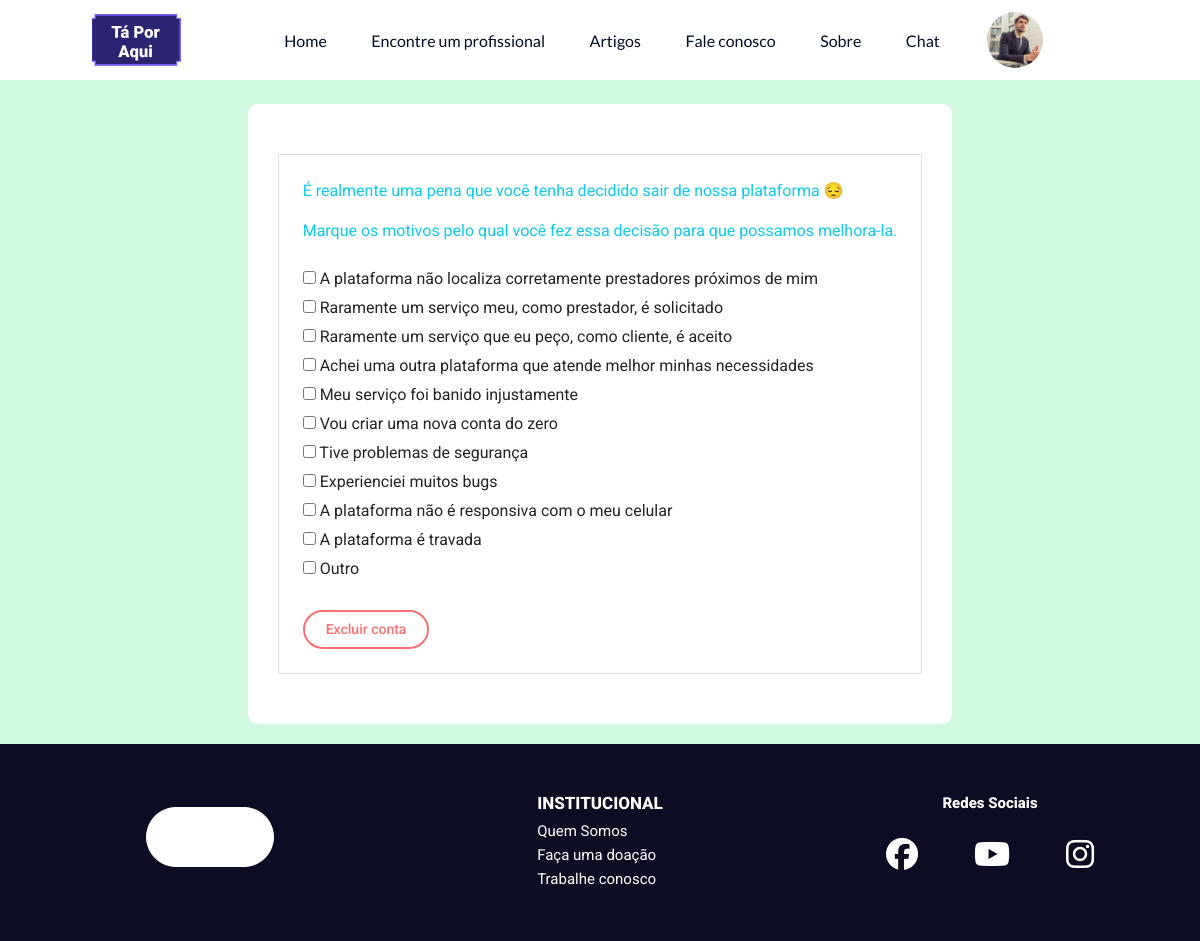
Screenshot of /public/SuspenderUsuario/suspenderUsuario.php (signed in) with the database file from the repository.
### tables this page shows
CREATE TABLE `deletar_conta_motivos` (
  `id_del_motivo` int(11) NOT NULL,
  `del_motivo` varchar(75) NOT NULL
);

### public/SuspenderUsuario/suspenderUsuario.php (the view, shortened to what this page needs)
<?php
$con = new DbConnection();
$con = $con->connect();
$query = "SELECT * FROM deletar_conta_motivos ORDER BY id_del_motivo DESC";
$stmt = $con->query($query);
$motivos = $stmt->fetchAll(PDO::FETCH_OBJ);
?>
<!DOCTYPE html>
<html lang="pt-br">
<head>
    <link href="https://cdn.jsdelivr.net/npm/bootstrap@5.1.1/dist/css/bootstrap.min.css" rel="stylesheet">
    <link rel="stylesheet" href="../../assets/global/globalStyles.css">
    <link rel="stylesheet" href="suspenderUsuario.css">
</head>
<body>
<nav id="myMainTopNavbar" class="navbar navbar-expand-md">
    <div class="container-fluid">
        <a href="../Home/home.php" id="myMainTopNavbarBrand" class="navbar-brand">
            <img src="../../assets/images/dumb-brand.png" alt="Tá por aqui" class="my-brand-img">
        </a>
        <div id="myMainTopNavbarNav" class="collapse navbar-collapse">
            <ul class="navbar-nav">
                <li class="nav-item">
                    <a href="../Home/home.php" class="nav-link">Home</a>
                </li>
                <li class="nav-item">
                    <a href="../EncontrarProfissional/Listagem/listagem.php" class="nav-link">Encontre um profissional</a>
                </li>
                <li class="nav-item">
                    <a href="../Artigos/artigos.php" class="nav-link">Artigos</a>
                </li>
                <li class="nav-item">
                    <a href="../Contato/contato.php" class="nav-link">Fale conosco</a>
                </li>
                <li class="nav-item">
                    <a href="../SobreNos/sobreNos.php" class="nav-link">Sobre</a>
                </li>
                <li class="nav-item">
                    <a href="../Chat/chat.php" class="nav-link">Chat</a>
                </li>
            </ul>
            <?php if (isset($_SESSION['idUsuario']) && isset($_SESSION['email']) && isset($_SESSION['senha']) && isset($_SESSION['classificacao'])) { ?>
                <div class="dropdown">
                    <img src="../../assets/images/users/<?= $_SESSION['imagemPerfil'] ?>" alt="imagem de perfil" id="profileMenu" class="img-fluid" data-bs-toggle="dropdown" aria-expanded="false">
                </div>
            <?php } ?>
        </div>
    </div>
</nav>
<div id="page">
    <section id="masterDiv">
        <div>
            <div id="content">
                <div id="changePass" class="border p-4">
                    <div class="text-info mb-4">
                        <p>É realmente uma pena que você tenha decidido sair de nossa plataforma &#128532;</p>
                        <p>Marque os motivos pelo qual você fez essa decisão para que possamos melhora-la.</p>
                    </div>
                    <form id="changePassForm" action="../../logic/suspender_usuario.php" method="POST">
                        <?php foreach ($motivos as $motivo) {?>
                            <div><label for="<?=$motivo->id_del_motivo?>"><input type="checkbox" name="<?=$motivo->id_del_motivo?>" id="<?=$motivo->id_del_motivo?>"> <?=$motivo->del_motivo?></label></div>
                        <?php } ?>
                        <br>
                        <button type="submit" class="mybtn mybtn-outline-danger">Excluir conta</button>
                    </form>
                </div>
            </div>
        </div>
    </section>
</div>
<footer id="myMainFooter">
    <div id="myMainFooterContainer" class="container-fluid">
        <div class="my-main-footer-logo">
            <img src="../../assets/images/dumb-footer.png" alt="Tá por Aqui" class="my-footer-img">
        </div>
        <div class="my-main-footer-institutional">
            <p>INSTITUCIONAL</p>
            <a href="sobreNos.php">Quem Somos</a> <br>
            <a href="#">Faça uma doação</a> <br>
            <a href="#">Trabalhe conosco</a> <br>
        </div>
        <div class="my-main-footer-socialMedia">
            <p>Redes Sociais</p>
            <div class="my-footer-social-medias-div">
                <a href="#"><i class="fab fa-facebook"></i></a>
                <a href="#"><i class="fab fa-youtube"></i></a>
                <a href="#"><i class="fab fa-instagram"></i></a>
            </div>
        </div>
    </div>
</footer>
</body>
</html>

### assets/global/globalStyles.css (style rules this page uses)
:root { --my-color-white: #FFF; --my-color-one: #F5FF6C; --my-color-two: #0C0C23; --my-color-three: #45E586; --my-color-four: #CDCDCD; --my-color-five: #888F98; --my-color-six: #3333CC; }
* { box-sizing: border-box !important; margin: 0; padding: 0; }
#myMainTopNavbar { height: 80px !important; background-color: #FFF; padding: 0 16px; z-index: 1000; }
#myMainTopNavbarNav { justify-content: center; z-index: 1000; background-color: white; }
#myMainTopNavbarNav > .navbar-nav { padding-bottom: 25px; padding-top: 8px; }
#myMainTopNavbarNav > ul { max-width: 700px; width: 100%; justify-content: space-between; }
#myMainTopNavbarNav .nav-item { margin-left: 25px; }
#myMainTopNavbarNav .nav-link { color: #000C26; font: 400 16px 'Lato', sans-serif; }
#profileMenu { width: 56px; height: 56px; object-fit: cover; border-radius: 50%; margin-left: 25px; }
#myMainFooter { background-color: var(--my-color-two); padding: 21px 31px; font-family: 'Roboto', sans-serif; color: #FFF; }
#myMainFooterContainer { display: grid !important; grid-template: 1fr/1fr; grid-template-areas: 'logo' 'institutional' 'socialMedia' ; column-gap: clamp(0px, 10vw, 70px); padding: 0; margin: 0; }
.my-main-footer-logo { grid-area: logo; display: flex; height: fit-content; justify-content: center; align-self: center; margin-bottom: 11px; }
#myMainFooter .my-footer-img { width: 90px; height: 42px; }
.my-main-footer-institutional { grid-area: institutional; justify-self: center; padding-bottom: 10px; margin-bottom: 10px; border-bottom: 1px solid #FFF; }
#myMainFooter .my-main-footer-institutional > p { margin-bottom: 7px; font-weight: 800; font-size: 15px; line-height: 18px; }
#myMainFooter .my-main-footer-institutional a , #myMainFooter .my-main-footer-institutional a:hover { font-style: unset; color: inherit; font-weight: 400; font-size: 14px; line-height: 150%; }
#myMainFooter .my-main-footer-socialMedia > p { font-weight: 800; font-size: 15px; line-height: 18px; margin-bottom: 7px; align-self: center; text-align: center; }
.my-main-footer-socialMedia { grid-area: socialMedia; white-space: nowrap; justify-self: center; align-content: space-between; display: flex; flex-direction: column; }
.my-footer-social-medias-div { display: flex; justify-content: space-between; }
#myMainFooter .my-main-footer-socialMedia i { font-size: 16.46px; color: #FFF; }
.mybtn { box-sizing: border-box; display: inline-block; font-family: 'Roboto', sans-serif; font-size: 14px; font-weight: 500; color: unset; text-align: center; vertical-align: middle; background: transparent; border: 1px solid unset; width: auto; padding: 7px 1.5em; border-radius: 30px; }
.mybtn-outline-danger { color: #FF6F6F; background: transparent; border-radius: 34px; border: 2px solid #FF6F6F; }
a { text-decoration: none; }
@media (min-width: 285px) { #myMainFooterContainer { grid-template-columns: 1fr 1fr; grid-template-rows: 1fr 1fr; justify-content: center; grid-template-areas: 'logo institutional' 'socialMedia institutional' ; } }
@media (min-width: 285px) { #myMainFooter .my-main-footer-institutional > p { margin-bottom: 7px; } }
@media (min-width: 285px) { .my-main-footer-institutional { margin: 0; padding-bottom: 0; border: none; } }
@media (min-width: 768px) { #myMainTopNavbar { padding: 0 50px; } }
@media (min-width: 768px) { #myMainTopNavbarNav > .navbar-nav { padding: 0; } }
@media (min-width: 768px) { #myMainTopNavbarNav .nav-item { margin: 0 auto; } }
@media (min-width: 768px) { #myMainFooter { padding: 50px; } }
@media (min-width: 768px) { #myMainFooterContainer { grid-template-columns: 1fr 1fr 1fr; grid-template-rows: 1fr; grid-template-areas: 'logo institutional socialMedia' ; } }
@media (min-width: 768px) { #myMainFooter .my-footer-img { width: 128px; height: 60px; } }
@media (min-width: 768px) { #myMainFooter .my-main-footer-institutional > p { font-size: 17px; } }
@media (min-width: 768px) { #myMainFooter .my-main-footer-institutional > a { font-size: 15px; } }
@media (min-width: 768px) { #myMainFooter .my-main-footer-socialMedia i { font-size: 25.1px; } }
@media (min-width: 768px) { #myMainFooter .my-main-footer-socialMedia { width: 100%; height: 100%; } }
@media (min-width: 768px) { .my-footer-social-medias-div { width: 100%; justify-content: space-evenly; margin: auto 0; } }
@media (min-width: 992px) { #myMainTopNavbar { padding: 0 80px; } }
@media (min-width: 992px) { #myMainFooter .my-main-footer-socialMedia i { font-size: 32.1px; } }

### rows the page displays
deletar_conta_motivos: del_motivo "A plataforma não localiza corretamente prestadores próximos de mim"
deletar_conta_motivos: del_motivo "Raramente um serviço meu, como prestador, é solicitado"
deletar_conta_motivos: del_motivo "Raramente um serviço que eu peço, como cliente, é aceito"
deletar_conta_motivos: del_motivo "Achei uma outra plataforma que atende melhor minhas necessidades"
deletar_conta_motivos: del_motivo "Meu serviço foi banido injustamente"
deletar_conta_motivos: del_motivo "Vou criar uma nova conta do zero"
deletar_conta_motivos: del_motivo "Tive problemas de segurança"
deletar_conta_motivos: del_motivo "Experienciei muitos bugs"
deletar_conta_motivos: del_motivo "A plataforma não é responsiva com o meu celular"
deletar_conta_motivos: del_motivo "A plataforma é travada"
deletar_conta_motivos: del_motivo "Outro"
